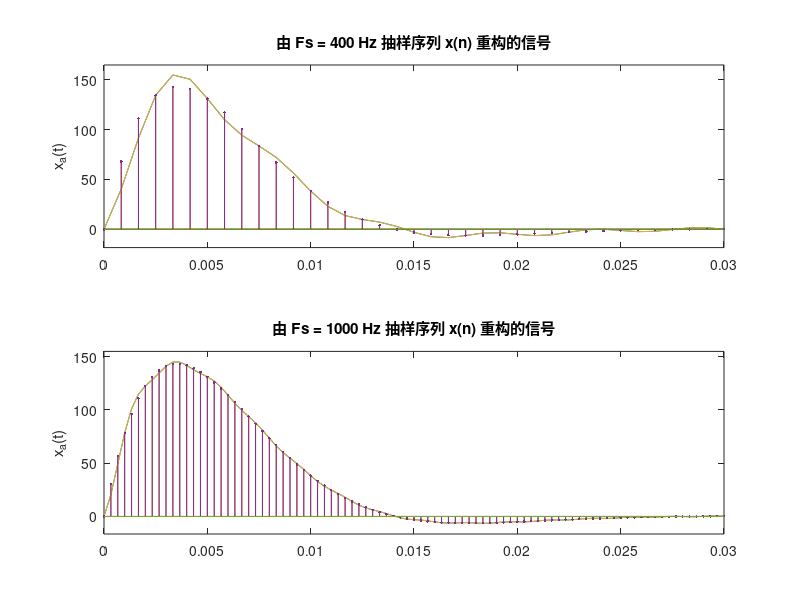

Here is the MATLAB script that generated this plot:
clear;close all;clc;
A=444.128;a=50*sqrt(2)* pi;b=a;
for k=1:2
if k==1 Fs=400;
elseif k==2 Fs=1000;end
T=1/Fs;dt=T/3;
Tp=0.03;
t=0:dt:Tp;
n=0:Tp/T;
TMN=ones(length(n),1)*t-n'*T*ones(1,length(t));
x=A*exp(-a.*n*T).*sin(b*n*T);
xa=x* sinc(Fs* TMN);
subplot(2,1,k);plot(t, xa);hold on ;
axis([0,max(t),min(xa)-10,max(xa)+10]);
st1=sprintf('由Fs=%d',Fs);st2='Hz抽样序列x(n)重构的信号';
ylabel('x_a(t)');
st=[st1,st2];title(st)
xo=A*exp(-a.*t).*sin(b*t);
stem(t, xo,'.') ;line([0,max(t)],[0 ,0]);
emax2=max(abs(xa-xo))
end

clear; close all; clc; % 清空命令行窗口，清除工作区变量，关闭所有图形窗口

% 定义信号参数
A = 444.128; % 信号振幅
a = 50 * sqrt(2) * pi; % 衰减系数
b = a; % 频率系数，等于 a

% 迭代处理两种不同的采样频率
for k = 1:2
    if k == 1
        Fs = 400; % 第一种采样频率 400 Hz
    elseif k == 2
        Fs = 1000; % 第二种采样频率 1000 Hz
    end
    
    T = 1 / Fs; % 采样周期
    dt = T / 3; % 时间步长，采样周期的三分之一
    Tp = 0.03; % 信号时长 0.03 秒
    t = 0:dt:Tp; % 连续时间序列
    n = 0:Tp / T; % 采样点序列
    TMN = ones(length(n), 1) * t - n' * T * ones(1, length(t)); % 计算时间矩阵
    
    % 生成抽样信号
    x = A * exp(-a .* n * T) .* sin(b * n * T); % 计算离散时间序列的信号 x(n)
    
    % 使用 sinc 函数重构信号
    xa = x * sinc(Fs * TMN); % 利用 sinc 插值函数重构信号 xa(t)
    
    % 绘制重构信号
    subplot(2, 1, k); % 创建 2x1 子图的第 k 个子图
    plot(t, xa); hold on; % 绘制重构信号 xa(t)
    axis([0, max(t), min(xa) - 10, max(xa) + 10]); % 设置坐标轴范围
    
    % 设置标题和标签
    st1 = sprintf('由 Fs = %d ', Fs); % 生成采样频率的字符串
    st2 = 'Hz 抽样序列 x(n) 重构的信号'; % 标题后半部分
    ylabel('x_a(t)'); % 设置 y 轴标签
    st = [st1, st2]; % 组合完整标题
    title(st); % 设置子图标题
    
    % 生成原始信号
    xo = A * exp(-a .* t) .* sin(b * t); % 计算连续时间的原始信号 xo(t)
    
    % 绘制原始信号
    stem(t, xo, '.'); % 使用 stem 函数绘制原始信号 xo(t)
    line([0, max(t)], [0, 0]); % 绘制 y=0 的水平线
    
    % 计算重构误差
    emax2 = max(abs(xa - xo)); % 计算重构信号与原始信号之间的最大误差
end
